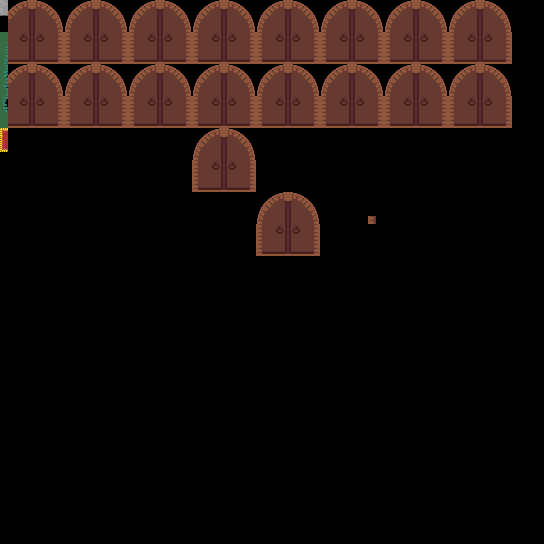

Tiled map render using the project's own tile images. Description and the map definition, with tile-layer contents summarised, below:
An orthogonal 68x68 tile map with 8x8 px tiles, 1 tile layer (Tile Layer 1).

<map version="1.1" tiledversion="2018.09.12" orientation="orthogonal" renderorder="right-down" width="68" height="68" tilewidth="8" tileheight="8" infinite="0" nextlayerid="3" nextobjectid="1">
 <tileset firstgid="1" name="tileset" tilewidth="8" tileheight="8" tilecount="4096" columns="64">
  <image source="../images/dungeon_tiles.png" width="512" height="512" />
 </tileset>
 <layer id="2" name="Tile Layer 1" width="68" height="68">
  <data>[4624 cells, 1156 non-empty, 83 distinct tile ids]</data>
 </layer>
</map>
